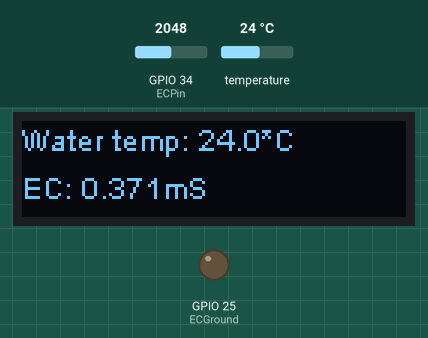
The sketch below on a simulated ESP32. Parts: 128×32 one-colour display, output pins drawn as LEDs (lit = HIGH). Inputs (shaded band) come from the test bench; at power-on: GPIO 34 (ECPin) = 2048, temperature 24 °C. Nothing arrives over Bluetooth unless stated; a phone connects over Bluetooth LE 3 s after start; pins used as bus, display or sensor lines are not drawn; what the sketch prints to the serial monitor is not drawn.

Above: at 1.3 s.
1.4 s: GPIO 34 (ECPin) set to 96
At 12.8 s:
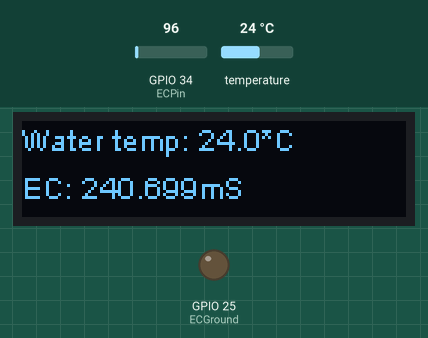
13.1 s: GPIO 34 (ECPin) set to 83
At 23.6 s:
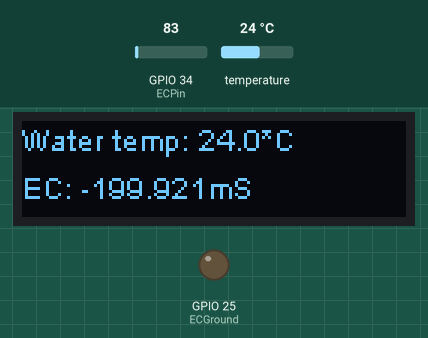
23.9 s: temperature set to 12 °C
At 33.6 s:
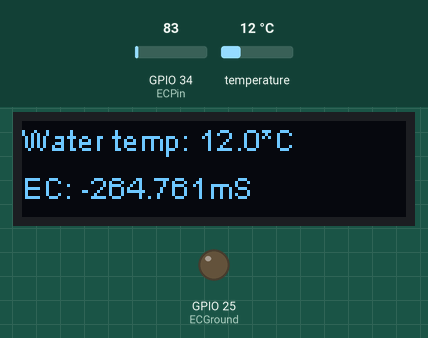
34.7 s: temperature set to 19 °C
At 44.5 s:
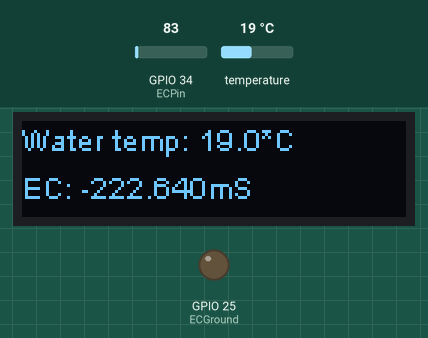
45.4 s: temperature set to 28 °C
At 55.4 s:
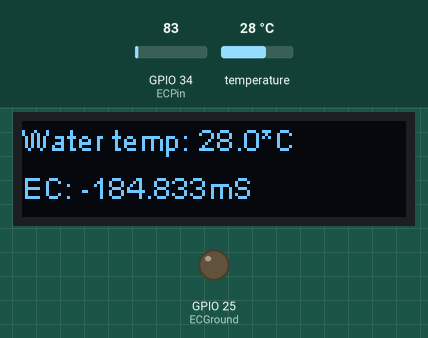
56.2 s: GPIO 34 (ECPin) set to 0
At 66.3 s:
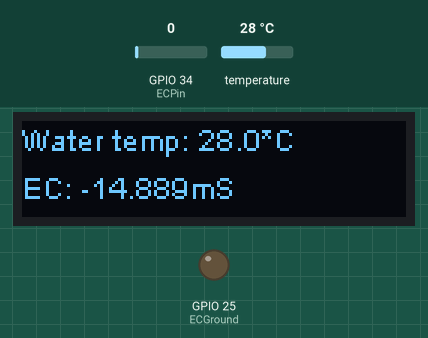
Timing chart, 0 to 67.8 s (numbered marks = the images above; inputs shaded):
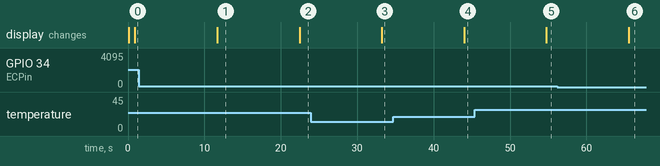

Measured:
- the behaviour switches between 91 and 90 on GPIO 34 (ECPin) (found by bisection; images 1 and 2)
- after the input at 1.4 s, the display: changes after 10.3 s (image 1)
- after the input at 13.1 s, the display: changes after 9.3 s (image 2)
- after the input at 23.9 s, the display: changes after 9.3 s (image 3)
- after the input at 34.7 s, the display: changes after 9.3 s (image 4)
- after the input at 45.4 s, the display: changes after 9.4 s (image 5)
- after the input at 56.2 s, the display: changes after 9.3 s (image 6)

The sketch:

ECmeter.ino
```cpp
#include <Wire.h>
#include <SSD1306.h>
#include <OneWire.h>
#include <DallasTemperature.h>

#include <BLEDevice.h>
#include <BLEUtils.h>
#include <BLEServer.h>

#define ESP32LOCALNAME "FJM0002"
#define SENSOR_SERVICE "181A"
#define CHARACTERISTIC_TEMP "2A6E"
#define CHARACTERISTIC_EC "2A58"

#define ONE_WIRE_BUS 32
#define SSD1306_ADDR 0x3c

BLECharacteristic *pCharacteristic_temp, *pCharacteristic_ec;

int ECPin = 34;
int ECGround = 25;
int ECPower = 33;

OneWire oneWire(ONE_WIRE_BUS);
DallasTemperature sensors(&oneWire);

SSD1306 display(SSD1306_ADDR, 21, 22, GEOMETRY_128_32);

void setup(void)
{
  Serial.begin(115200);
  pinMode(ECPin, ANALOG);
  pinMode(ECPower, OUTPUT);
  pinMode(ECGround, OUTPUT);
  digitalWrite(ECGround, LOW);

  delay(100);

  BLEDevice::init(ESP32LOCALNAME);
  BLEServer *pServer = BLEDevice::createServer();
  //pServer->setCallbacks(new MyServerCallbacks());
  BLEService *pService = pServer->createService(SENSOR_SERVICE);
  pCharacteristic_temp = pService->createCharacteristic(
    CHARACTERISTIC_TEMP, BLECharacteristic::PROPERTY_READ);
  pCharacteristic_ec = pService->createCharacteristic(
    CHARACTERISTIC_EC, BLECharacteristic::PROPERTY_READ);
  pCharacteristic_temp->setValue("0");
  pCharacteristic_ec->setValue("0");
  pService->start();
  BLEAdvertising *pAdvertising = BLEDevice::getAdvertising();
  pAdvertising->addServiceUUID(SENSOR_SERVICE);
  pAdvertising->setScanResponse(true);
  BLEDevice::startAdvertising();
  sensors.begin();

  display.init();    //ディスプレイを初期化
  display.setFont(ArialMT_Plain_10);   //フォントを設定
  display.displayOn();
}

/*
 * Main function, get and show the temperature
 */
void loop(void)
{

  // call sensors.requestTemperatures() to issue a global temperature
  // request to all devices on the bus
  Serial.print("Requesting temperatures...");
  sensors.requestTemperatures(); // Send the command to get temperatures
  Serial.println("DONE");
  // After we got the temperatures, we can print them here.
  // We use the function ByIndex, and as an example get the temperature from the first sensor only.
  float tempC = sensors.getTempCByIndex(0);

  // Check if reading was successful
  if(tempC != DEVICE_DISCONNECTED_C)
  {
    char temp_str[256],ec_str[256];
    float EC = getEC(tempC);
    sprintf(temp_str, "Water temp: %.1f*C", tempC);
    sprintf(ec_str, "EC: %.3fmS", EC);
    Serial.print("Temperature for the device 1 (index 0) is: ");
    Serial.println(temp_str);
    Serial.print("EC is:");
    Serial.println(ec_str);
    display.clear();
    display.drawString(0, 0, temp_str);
    display.drawString(0, 16, ec_str);
    display.display();   //指定された情報を描画

  sprintf(temp_str, "%.1f", tempC);
  sprintf(ec_str, "%.1f", EC);
  pCharacteristic_temp->setValue(temp_str);
  pCharacteristic_ec->setValue(ec_str);
  }
  else
  {
    Serial.println("Error: Could not read temperature data");
    display.drawString(0, 0, "Temp Error");
    display.display();   //指定された情報を描画
  }
  delay(10000);
}

float getEC(float temp){
  int R1 = 1000;
  int Ra = 22;


  float PPMconversion = 0.5;
  float TempCoef = 0.02;
  float K = 2.88;

  float EC = 0;
  float EC25 = 0;
  int ppm = 0;
  float raw = 0;
  float Vin = 3.3;
  float Vdrop = 0;
  float Rc = 0;

  digitalWrite(ECPower, HIGH);
  raw = analogRead(ECPin);
  delay(2);
  raw = analogRead(ECPin);
  digitalWrite(ECPower, LOW);
  Vdrop = (Vin * raw) / 4096.0;
  Rc = (Vdrop * (R1 - Ra)) / (Vin - Vdrop);
  Rc -= Ra;
  EC = 1000 / (Rc * K);
  EC25 = EC / (1 + TempCoef * (temp - 25.0));
  ppm = (EC25) * (PPMconversion * 1000);

  return EC25;
}
```
